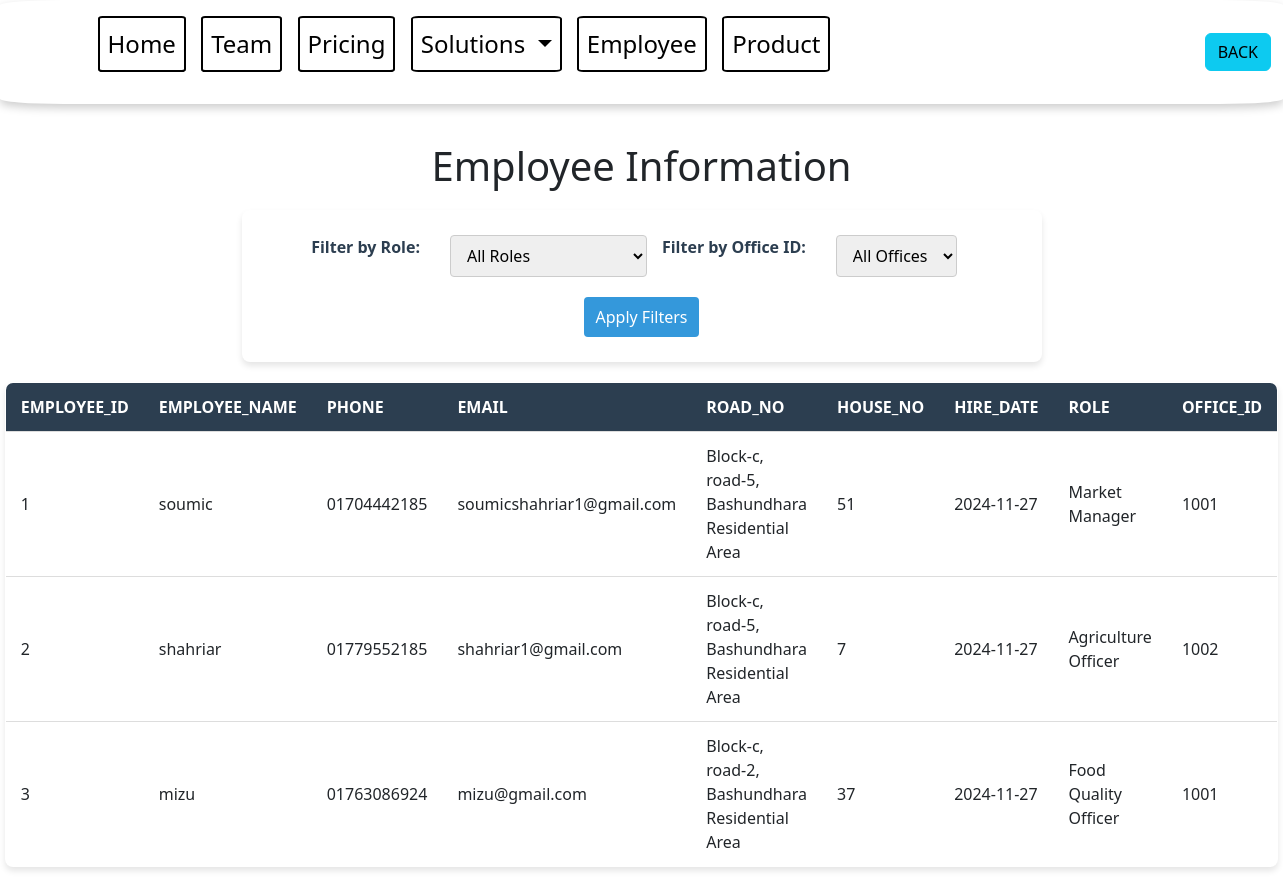
Page /employee_db/employeeInfo.php on the earlier database version.
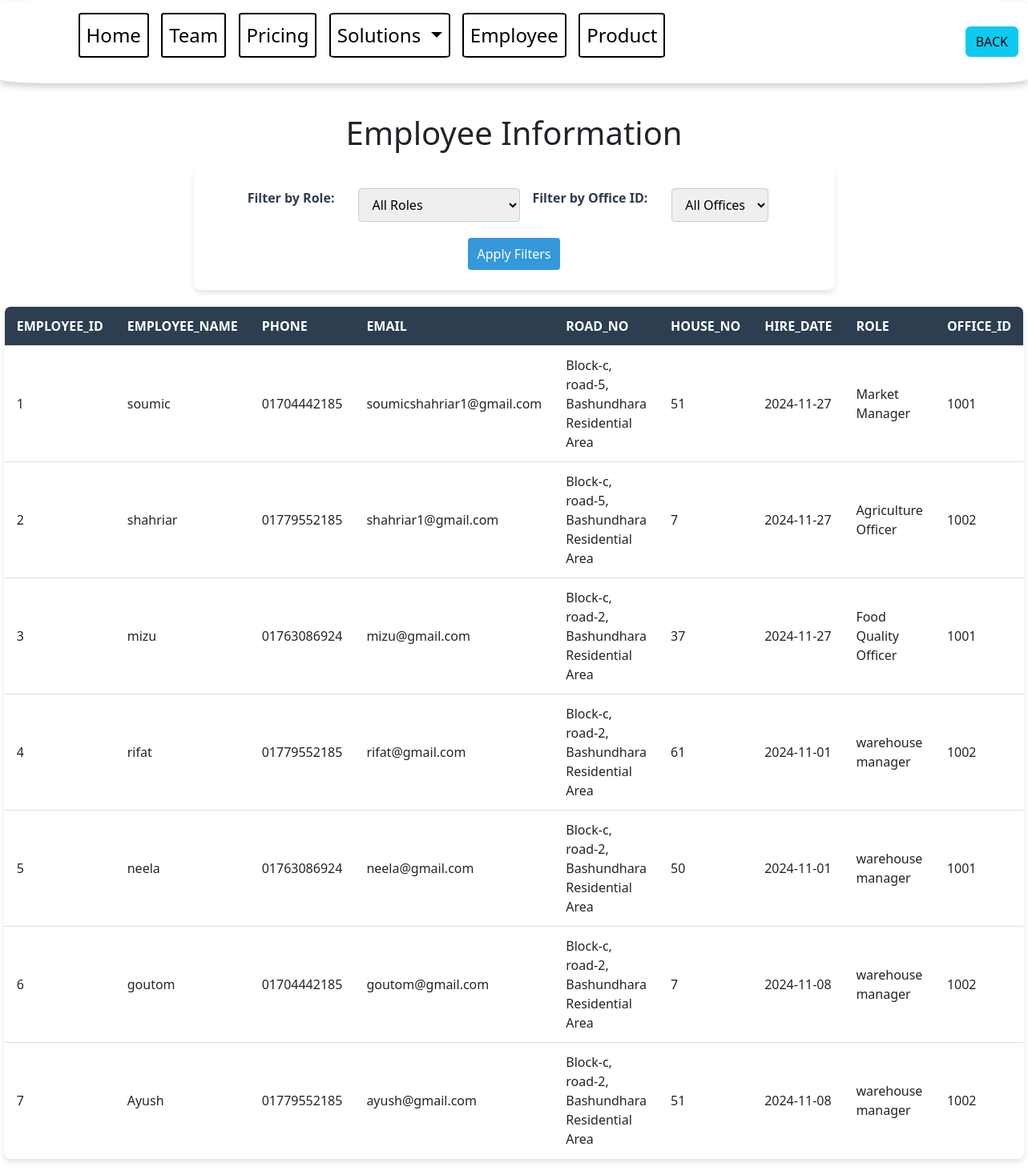
Same page on the later database version.
### tables this page shows
CREATE TABLE `employee` (
  `employee_id` int(11) NOT NULL,
  `employee_name` varchar(100) DEFAULT NULL,
  `phone` varchar(15) DEFAULT NULL,
  `email` varchar(100) DEFAULT NULL,
  `road_no` varchar(50) DEFAULT NULL,
  `house_no` varchar(50) DEFAULT NULL,
  `hire_date` date DEFAULT NULL,
  `role` varchar(50) DEFAULT NULL,
  `office_id` int(11) DEFAULT NULL
);

### employee_db/employeeInfo.php (the view, shortened to what this page needs)
<?php
include('../config/connect.php');
$sql = "SELECT * FROM employee WHERE 1=1";
$result = $conn->query($sql);
?>
<!DOCTYPE html>
<html lang="en">
<head>
    <link rel="stylesheet" href="style.css">
</head>
<body>
    <link rel="stylesheet" href="">
    <h1>Employee Information</h1>
    <form method="GET" action="">
        <label for="role">Filter by Role:</label>
        <select name="role" id="role">
            <option value="">All Roles</option>
        </select>
        <label for="office_id">Filter by Office ID:</label>
        <select name="office_id" id="office_id">
            <option value="">All Offices</option>
        </select>
        <button type="submit">Apply Filters</button>
    </form>
    <?php
    if ($result->num_rows > 0) {
        echo "<table border='1'>";
        echo "<tr>";
        $columns = $result->fetch_fields();
        foreach ($columns as $column) {
            echo "<th>" . $column->name . "</th>";
        }
        echo "</tr>";
        while ($row = $result->fetch_assoc()) {
            echo "<tr>";
            foreach ($row as $value) {
                echo "<td>" . htmlspecialchars($value) . "</td>";
            }
            echo "</tr>";
        }
        echo "</table>";
    } else {
        echo "No records found.";
    }
    ?>
</body>
</html>

### employee_db/style.css (style rules this page uses)
body { font-family: Arial, sans-serif; margin: 0; padding: 0; background-color: #f4f4f9; color: #333; line-height: 1.6; }
h1 { text-align: center; margin: 20px 0; color: #2c3e50; }
form { display: flex; justify-content: center; flex-wrap: wrap; margin: 20px auto; padding: 15px; background-color: #ffffff; border-radius: 8px; box-shadow: 0 4px 6px rgba(0, 0, 0, 0.1); max-width: 800px; }
form label { margin: 10px 15px 10px 0; font-weight: bold; color: #2c3e50; }
form select, form button { margin: 10px 15px; padding: 8px 12px; font-size: 16px; border: 1px solid #ccc; border-radius: 4px; }
form button { background-color: #3498db; color: #ffffff; border: none; cursor: pointer; transition: background-color 0.3s; }
table { width: 90%; margin: 20px auto; border-collapse: collapse; background-color: #ffffff; border-radius: 8px; overflow: hidden; box-shadow: 0 4px 6px rgba(0, 0, 0, 0.1); }
table th, table td { padding: 12px 15px; text-align: left; border-bottom: 1px solid #ddd; }
table th { background-color: #2c3e50; color: #ffffff; text-transform: uppercase; }
table tr:last-child td { border-bottom: none; }

### navbar/nav.css (style rules this page uses)
.navbar { box-shadow: 0 4px 10px rgba(0, 0, 0, 0.2); border-radius: 5%; margin-bottom: 3%; }
.navbar-p { color: #fff; font-size: 1em; }
.container-fluid { background-size: 400% 400%; color: #fff; border-radius: 10%; font-size: 1.5em; }
.nav-item { color: black; width: fit-content; margin: 1%; }
.nav-item a { color: black; width: fit-content; border: 2px solid black; border-radius: 5%; text-decoration: none; }

Differences in the rows shown:
added employee: employee_id "4", employee_name "rifat", phone "01779552185", email "rifat@gmail.com", road_no "Block-c, road-2, Bashundhara Residential Area", house_no "61", hire_date "2024-11-01", role "warehouse manager", office "1002"
added employee: employee_id "5", employee_name "neela", phone "01763086924", email "neela@gmail.com", road_no "Block-c, road-2, Bashundhara Residential Area", house_no "50", hire_date "2024-11-01", role "warehouse manager", office "1001"
added employee: employee_id "6", employee_name "goutom", phone "01704442185", email "goutom@gmail.com", road_no "Block-c, road-2, Bashundhara Residential Area", house_no "7", hire_date "2024-11-08", role "warehouse manager", office "1002"
added employee: employee_id "7", employee_name "Ayush", phone "01779552185", email "ayush@gmail.com", road_no "Block-c, road-2, Bashundhara Residential Area", house_no "51", hire_date "2024-11-08", role "warehouse manager", office "1002"
